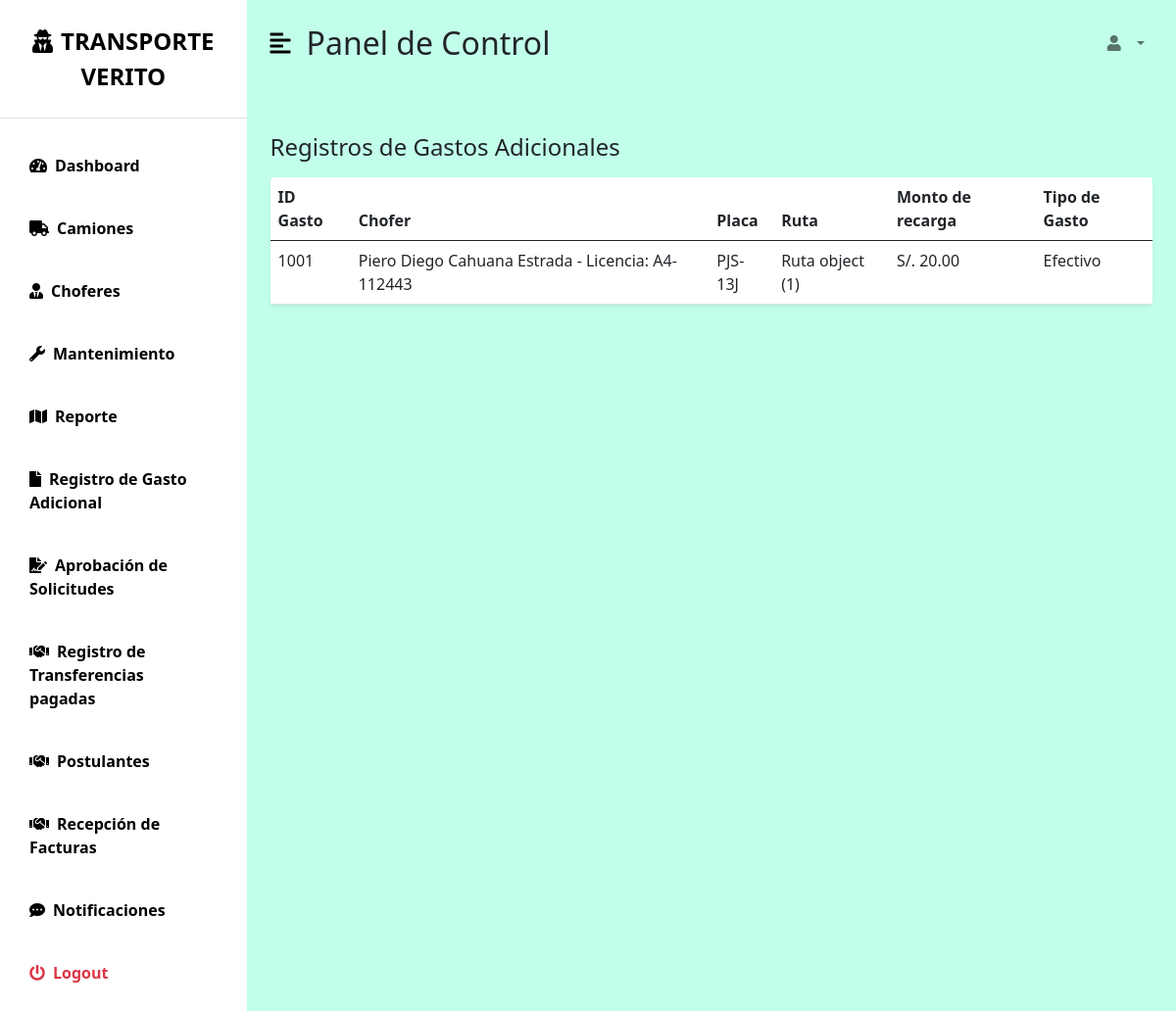
The page /listado_gastos_adicionales/ on the database its author committed.
### myapp/models.py (models this page shows, shortened)
class GastoAdicional(models.Model):
    idGasto = models.CharField(max_length=4)
    chofer = models.ForeignKey('Chofer', on_delete=models.SET_NULL, null=True, blank=True)
    placa = models.CharField(max_length=50)
    ruta = models.ForeignKey('Ruta', on_delete=models.SET_NULL, null=True, blank=True)
    montoRecarga = models.CharField(max_length=50)
    tipoGasto = models.CharField(max_length=50, choices=TIPO_GASTO)

class Chofer(models.Model):
     nombres = models.CharField(max_length=100)
     apellidos = models.CharField(max_length=100)
     fecha_nacimiento = models.DateField()
     domicilio = models.CharField(max_length=200)
     telefono = models.CharField(max_length=9)
     tipo_licencia = models.CharField(max_length=3)
     numero_licencia = models.CharField(max_length=20, unique=True)
     fecha_emision = models.DateField()
     fecha_vencimiento = models.DateField()
     estado_salud = models.CharField(max_length=100)
     camion = models.ForeignKey('Camion', on_delete=models.SET_NULL, null=True, blank=True)
     usuario = models.ForeignKey(User, on_delete=models.CASCADE, verbose_name="Usuario asociado", null=True, blank=True)
     def __str__(self):
        return f"{self.nombres} {self.apellidos} - Licencia: {self.numero_licencia}"

class Ruta(models.Model):
    chofer = models.ForeignKey('Chofer', on_delete=models.SET_NULL, null=True, blank=True)
    camion = models.ForeignKey('Camion', on_delete=models.SET_NULL, null=True, blank=True)
    partida = models.CharField(max_length=100)
    llegada = models.CharField (max_length=100)
    fecha = models.DateField()
    carga = models.CharField(max_length=200)
    destinatario = models.CharField(max_length=200)

### myapp/views.py (the view)
# urls.py: path('listado_gastos_adicionales/', views.listado_gastos_adicionales, name='listado_gastos_adicionales'),
def listado_gastos_adicionales(request):
    gastosAdicionales = GastoAdicional.objects.all()
    return render(request, 'ASISTENTE/listado_gastos_adicionales.html', {
        'gastosAdicionales': gastosAdicionales
    })

### myapp/context_processors.py (called while the page is built)
def notificaciones(request):
    if request.user.is_authenticated:
        notificaciones_no_leidas = Notificacion.objects.filter(usuario=request.user, leido=False).count()
    else:
        notificaciones_no_leidas = 0
    return {'notificaciones_no_leidas': notificaciones_no_leidas}

### templates/ASISTENTE/listado_gastos_adicionales.html (shortened to what this page needs)
{% extends 'bases/base_asistente.html' %}
{% load static %}
{% block content %}
<div class="row my-5">
  <div class="col-12">
    <h3 class="fs-4 mb-3">Registros de Gastos Adicionales</h3>
    <table class="table bg-white rounded shadow-sm table-hover">
      <thead>
        <tr>
          <th>ID Gasto</th>
          <th>Chofer</th>
          <th>Placa</th>
          <th>Ruta</th>
          <th>Monto de recarga</th>
          <th>Tipo de Gasto</th>
        </tr>
      </thead>
      <tbody>
        {% for gasto in gastosAdicionales %}
        <tr>
          <td>{{ gasto.idGasto|add:1000 }}</td>
          <td>{{ gasto.chofer }}</td>
          <td>{{ gasto.placa }}</td>
          <td>{{ gasto.ruta }}</td>
          <td>S/. {{ gasto.montoRecarga|floatformat:2 }}</td>
          <td>{{ gasto.tipoGasto }}</td>
        </tr>
        {% endfor %}
      </tbody>
    </table>
  </div>
</div>
{% endblock %}

### static/css/dashboard.css (style rules this page uses)
:root { --main-bg-color: #d2ffde!important; --main-text-color: #000000; --second-text-color: #000000; --second-bg-color: #030303; }

### rows shown on the page
GastoAdicional: idGasto|add "1001", chofer "Piero Diego Cahuana Estrada - Licencia: A4-112443", placa "PJS-13J", ruta "Ruta object (1)", montoRecarga "20.00", tipoGasto "Efectivo"
